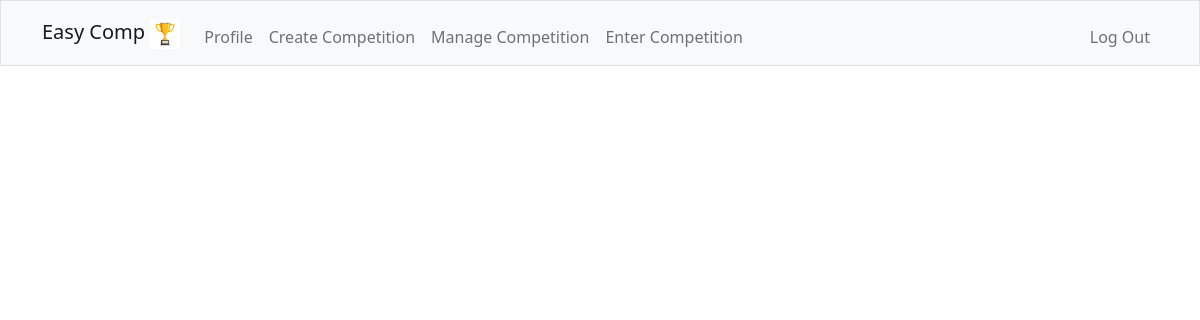
The page /enter (signed in) on the database as committed earlier.
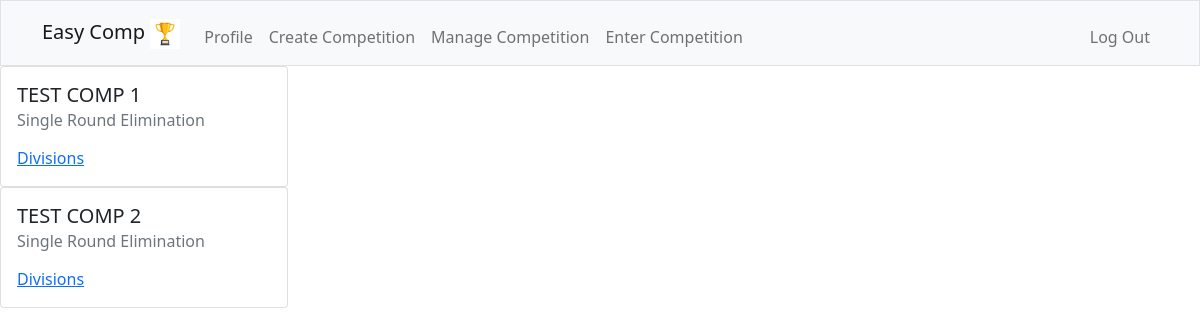
The same page on the database as committed later.
### tables this page shows
CREATE TABLE competitions (
    id INTEGER NOT NULL,
    name TEXT NOT NULL UNIQUE,
    format TEXT NOT NULL,
    organizer_id INTEGER NOT NULL,
    PRIMARY KEY(id),
    FOREIGN KEY(organizer_id) REFERENCES users(id)
);

### app.py (the view)
@app.route("/enter", methods=["GET"])
@login_required
def enter():
    competitions = db.execute("SELECT DISTINCT name, format FROM competitions")
    return render_template("enter-comp.html", competitions=competitions)

### app.py (called while the page is built)
@app.after_request
def after_request(response):
    response.headers["Cache-Control"] = "no-cache, no-store, must-revalidate"
    response.headers["Expires"] = 0
    response.headers["Pragma"] = "no-cache"
    return response

### helpers.py (called while the page is built)
def login_required(f):
    @wraps(f)
    def decorated_function(*args, **kwargs):
        if session.get("user_id") is None:
            return redirect("/login")
        return f(*args, **kwargs)
    return decorated_function

### templates/enter-comp.html (shortened to what this page needs)
{% extends "layout.html" %}
{% block main %}
{% for competition in competitions %}
<div class="card" style="width: 18rem;" name="competitioncard">
    <div class="card-body">
      <h5 class="card-title">{{competition['name']}}</h5>
      <h6 class="card-subtitle mb-2 text-muted">{{ competition['format']}}</h6>
      <a href="/divisions/{{competition['name']}}" class="card-link">Divisions</a>
    </div>
  </div>
  {% endfor %}
{% endblock %}

Rows that differ between the two databases and show on the page:
added competitions: name "TEST COMP 1", format "Single Round Elimination"
added competitions: name "TEST COMP 2", format "Single Round Elimination"
